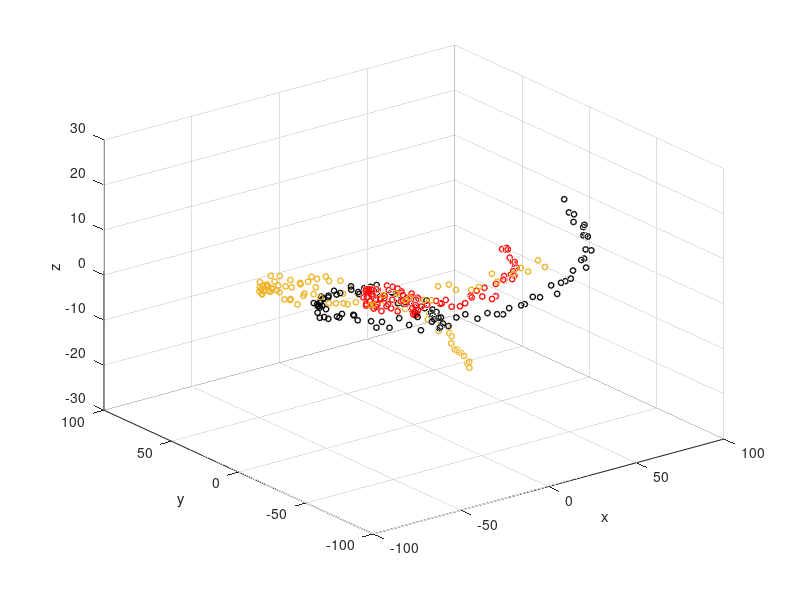

Source code (MATLAB):

close all
clear all
clf;

d=3;       % Dim of samples
g=3;         % Number of gaos

start=0*[0 0 0;-5 0 0;30 0 0;];
r=[0 50;15 85;30 100];
z=[-5 5;-10 10;-20 20];
theta=[0 2*pi;0 2*pi;0 1.5*pi];
res=100;

eps=1.5;

X=[];
Labels=[];
for k=1:g
    R=linspace(r(k,1),r(k,2),res);
    THETA=linspace(theta(k,1),theta(k,2),res);
    Z=linspace(z(k,1),z(k,2),res);
    for t=1:res
        RANDOM=(rand(1,d)*2-1)*eps;
        X=cat(1,X,start(k,:)+RANDOM+...
            [R(t)*cos(THETA(t)) R(t)*sin(THETA(t)) Z(t)]);
        Labels=cat(1,Labels,k);
    end
end


colors={{'r'},{'k'},{[0.9290 0.6940 0.1250]},{'magenta'},{'b'},{'g'},{'yellow'}};
figure();
for i=1:g
    ADD=X(Labels==i,:);
    cluster_samples(i)=length(find(Labels==i));
    plot3(ADD(:,1),ADD(:,2),ADD(:,3),'o','color',cell2mat(colors{i}),...
        'LineWidth',1,'MarkerSize',4);
    hold on;
end
grid on;

xlabel('x');
ylabel('y');
zlabel('z');


data.name='spi';
data.X=X;
data.Labels=Labels;
data.n=size(X,1);
data.d=d;
data.c=length(cluster_samples);
data.cluster_samples=cluster_samples;


clear i s theta mu sigma ADD cluster_colors cluster_samples
clear iter dens noise noise_p p point norms_points